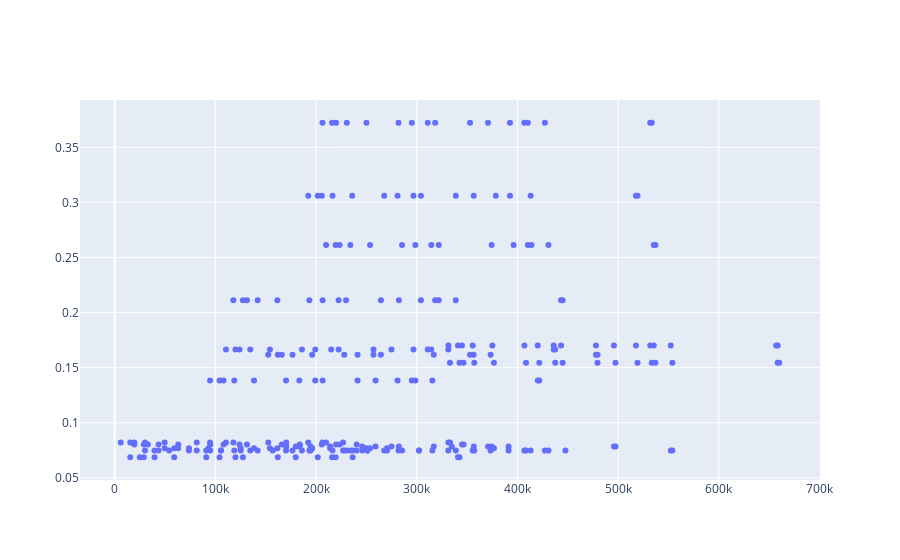

The notebook cell this image was saved under:
### Code cell
trace0 = go.Scatter(
    x = p2['pairSales'],
    y = p2['Discount_mean_item1'],
    mode='markers'
)

data = [trace0]
iplot(data, filename='bubblechart-color')

### Figure 1 — Plotly figure (JSON) as saved in the notebook; plotly's stock layout.template omitted (floating-point values rounded to 4 significant figures; data arrays with more than 128 entries replaced by an {"elided": "..."} marker saying what was removed)
{"data": [{"mode": "markers", "type": "scatter", "x": {"elided": "284 float values"}, "y": {"elided": "284 float values"}}], "layout": {}}
